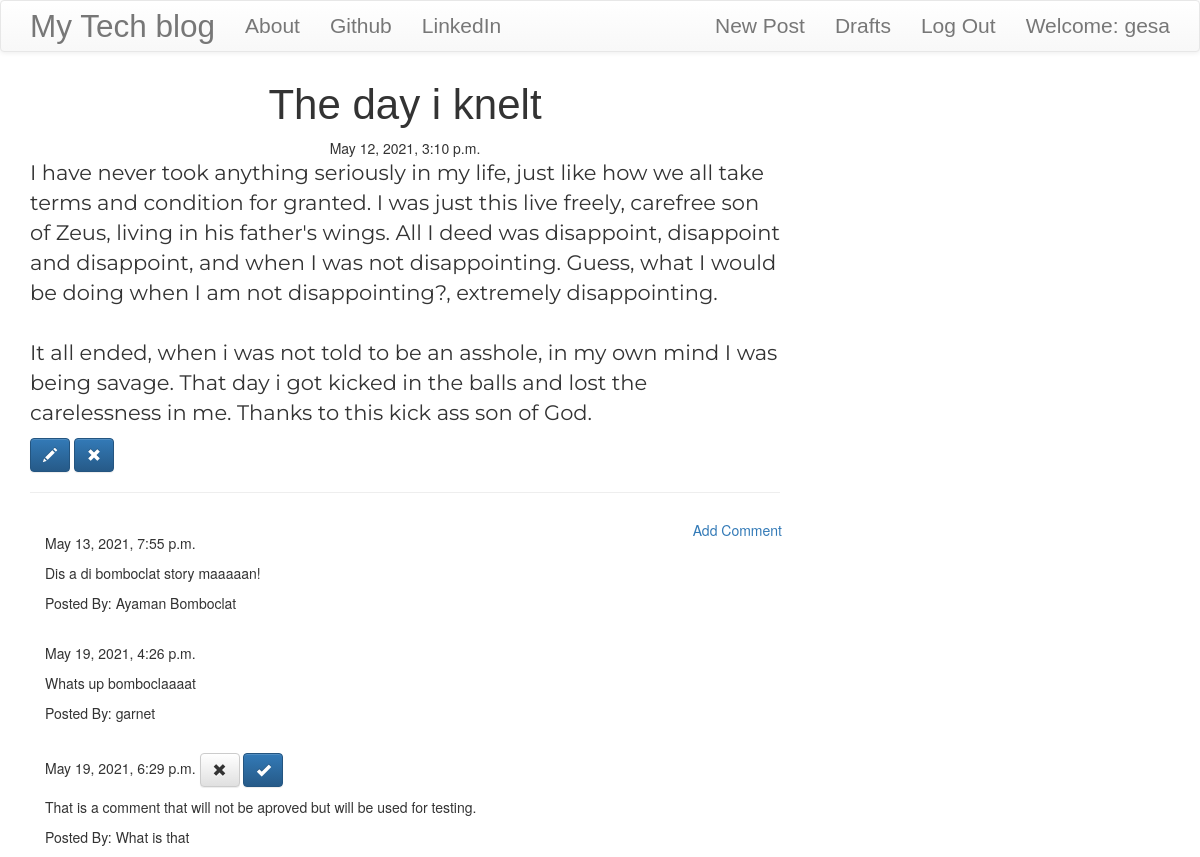
Screenshot of /post/1 (signed in) with the database file from the repository.
### blog/models.py (models this page shows, shortened)
class Post(models.Model):
    author = models.ForeignKey('auth.User',on_delete=models.CASCADE)
    title = models.CharField(max_length=200)
    text = models.TextField()
    created_date = models.DateTimeField(default=timezone.now)
    published_date = models.DateTimeField(blank=True,null=True)

class Comment(models.Model):
    post = models.ForeignKey('blog.Post',related_name='comments',on_delete=models.CASCADE)
    author = models.CharField(max_length=200)
    text = models.TextField()
    created_date = models.DateTimeField(default=timezone.now)
    approved_comment = models.BooleanField(default=False)

### blog/views.py (the view)
# urls.py: url(r'^post/(?P<pk>\d+)$',views.PostDetailView.as_view(),name='post_detail'),
class PostDetailView(DetailView):
    model = Post

### blog/templates/blog/post_detail.html
{% extends "blog/base.html" %}
{% block content %}
  <h1 class="posttitle loader" >{{post.title}}</h1>
  {% if post.published_date %}
    <div class="date postdate">
    {{ post.published_date }}
    </div>
  {% else %}
    <a class="btn btn-default" href="{% url 'post_publish' pk=post.pk %}">Publish</a>
  {% endif %}
  <p class="postcontent">{{ post.text|safe|linebreaksbr}}</p>
  {% if user.is_authenticated %}
    <a class="btn btn-primary" href="{% url 'post_edit' pk=post.pk %}">
      <span class='glyphicon glyphicon-pencil'></span>
    </a>
    <a class="btn btn-primary" href="{% url 'post_remove' pk=post.pk %}">
      <span class='glyphicon glyphicon-remove'></span>
    </a>
  {% endif %}
  <hr>
  <a class="btn btn-comment" href="{% url 'add_comment_to_post' pk=post.pk %}">Add Comment</a>
  <div class="container">
    {% for comment in post.comments.all %}
    <br>
      {% if user.is_authenticated or comment.approved_comment %}
        {{comment.created_date}}
          {% if not comment.approved_comment %}
            <a class="btn btn-default" href="{% url 'comment_remove' pk=comment.pk %}">
              <span class='glyphicon glyphicon-remove'></span>
            </a>
            <a class="btn btn-primary" href="{% url 'comment_approve' pk=comment.pk %}">
              <span class='glyphicon glyphicon-ok'></span>
            </a>
          {% endif %}
        <p>{{ comment.text|safe|linebreaks }}</p>
        <p>Posted By: {{ comment.author }}</p>
      {% endif %}
      {% empty %}
        <p>No Comments</p>
    {% endfor %}
  </div>
{% endblock %}

### blog/templates/blog/base.html (shortened to what this page needs)
<!DOCTYPE html>
{% load static %}
<html lang="en" dir="ltr">
    <head>
        <link rel="stylesheet" href="https://maxcdn.bootstrapcdn.com/bootstrap/3.3.7/css/bootstrap.min.css">
        <link rel="stylesheet" href="https://maxcdn.bootstrapcdn.com/bootstrap/3.3.7/css/bootstrap-theme.min.css">
        <link rel="stylesheet" href="//cdn.jsdelivr.net/npm/medium-editor@latest/dist/css/medium-editor.min.css" type="text/css" media="screen" charset="utf-8">
        <link rel="stylesheet" href="{% static 'css/blog.css'%}">
<body class='loader'>
  <nav class="navbar navbar-default techfont custom-navbar">
    <div class="container">
      <ul class="nav navbar-nav">
        <li><a class='navbar-brand bigbrand' href="{% url 'post_list' %}">My Tech blog</a></li>
        <li><a href="{% url 'about'%}">About</a></li>
        <li><a href="https://www.github.com/gescale">Github</a></li>
        <li><a href="https://www.linkedin.com">LinkedIn</a></li>
      </ul>
      <ul class="nav navbar-nav navbar-right">
        {% if user.is_authenticated %}
        <li>
          <a href="{% url 'post_new' %}">New Post</a>
        </li>
        <li>
          <a href="{% url 'post_draft' %}">Drafts</a>
        </li>
        <li>
          <a href="{% url 'logout' %}">Log Out</a>
        </li>
        <li>
          <a>Welcome: {{ user.username }}</a>
        </li>
          {% else %}
          <li><a class='nav navbar-right' href="{% url 'login' %}" ><span class="glyphicon glyphicon-user"></span></a></li>
        {% endif %}
      </ul>
  </div>
</nav>
        <div class="content container">
            <div class="row">
                <div class="col-md-8">
                  <div class="blog_posts">
                    {% block content %}
                    {% endblock %}
                  </div>
                </div>
            </div>
        </div>
</body>
</html>

### blog/static/css/blog.css (style rules this page uses)
.techfont { font-family: sans-serif; font-size: 1.5em; margin-bottom: 10px; }
.postdate { text-align: center; }
.posttitle { font-family: 'Russo One', sans-serif; font-size: 3em; text-align: center; }
.postcontent { font-family: 'Montserrat'; font-size: 1.5em; }
.btn-comment { position: absolute; right: 0px; }
.bigbrand { font-size: 1.5em; }
.loader { filter:hue-rotate(0deg); color: linear-gradient(45deg,#0f8,#08f); animation:hue 5000ms infinite linear; }

### rows the page displays
Post: title "The day i knelt", published_date "May 12, 2021, 3:10 p.m.", text "I have never took anything seriously in my life, just like how we all take terms and condition for granted. I was just this live freely, carefree son of Zeus, living in his father's wings. All I deed was disappoint, disappoint and disappoint, and when I was not disappointing. Guess, what I would be doing when I am not disappointing?, extremely disappointing. It all ended, when i was not told to be an asshole, in my own mind I was being savage. That day i got kicked in the balls and lost the carelessness in me. Thanks to this kick ass son of God."
Comment: created_date "May 13, 2021, 7:55 p.m.", text "Dis a di bomboclat story maaaaan!", author "Ayaman Bomboclat"
Comment: created_date "May 19, 2021, 4:26 p.m.", text "Whats up bomboclaaaat", author "garnet"
Comment: created_date "May 19, 2021, 6:29 p.m.", approved_comment False (drawn), text "That is a comment that will not be aproved but will be used for testing.", author "What is that"

### other values shown
{{ user.username }} "gesa"
